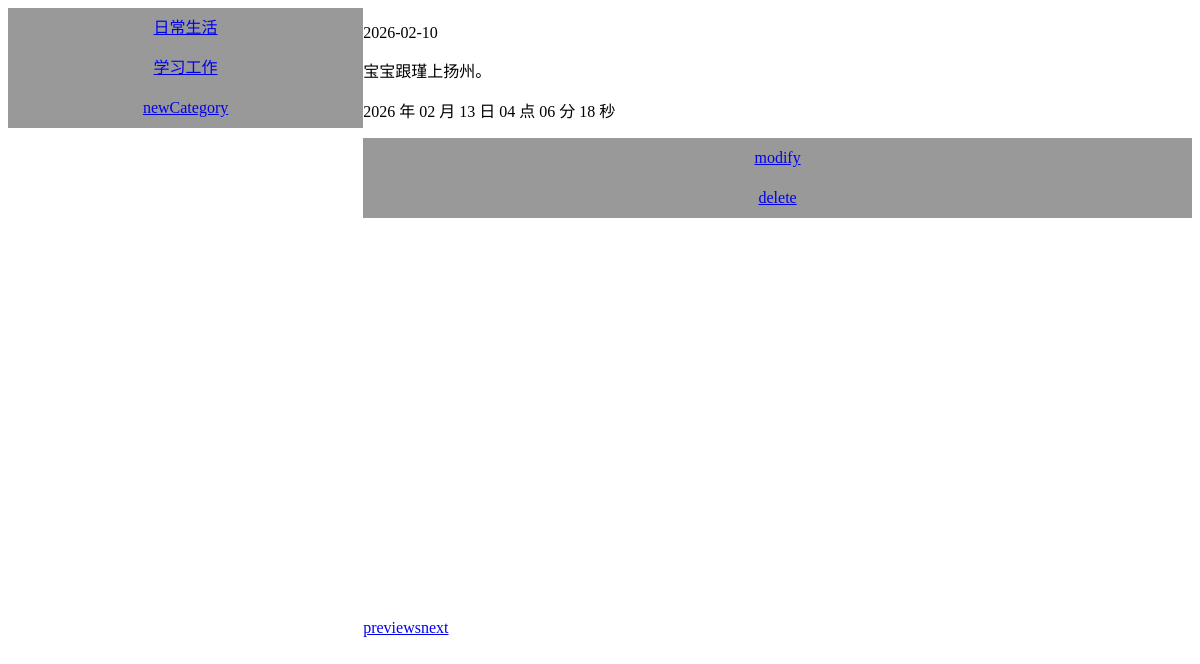
Screenshot of /detail.php?id=2 with the database file from the repository.
### tables this page shows
CREATE TABLE `category` (
  `id` int NOT NULL AUTO_INCREMENT,
  `name` varchar(45) DEFAULT NULL,
  PRIMARY KEY (`id`)
);

CREATE TABLE `blog` (
  `id` int NOT NULL AUTO_INCREMENT,
  `category` int DEFAULT NULL,
  `title` varchar(45) DEFAULT NULL,
  `content` tinytext,
  `date` varchar(45) DEFAULT NULL,
  PRIMARY KEY (`id`)
);

### detail.php (the view, shortened to what this page needs)
<!DOCTYPE html>
<html>
<head>
	<link rel="stylesheet" type="text/css" href="index.css">
</head>
<body>
	<div id="left">
		<?php
		require "common.php";
		?>
	</div>
	<div id="right">
		<?php
		$servername = 'localhost';
		$username = 'root';
		$password = '@Passw0rd';
		$dbname = 'blog';
		$id = $_GET["id"];
		$conn = new mysqli($servername, $username, $password, $dbname);
		$sql = 'SELECT * FROM blog WHERE id=' . $id;
		$result = $conn->query($sql);
		$row = $result->fetch_row();
		echo "<p>$row[2]</p><p>$row[3]</p><p>$row[4]</p><a href=blogBefore.php?id=" . $row[0] . ">modify</a><a href=delete.php?id=" . $row[0] . ">delete</a><br>";
		?>
	</div>
	<div id="nav">
		<?php
		$servername = 'localhost';
		$username = 'root';
		$password = '@Passw0rd';
		$dbname = 'blog';
		$id = $_GET["id"];
		$conn = new mysqli($servername, $username, $password, $dbname);
		if (!$_GET["category"]) {
			$sql = "SELECT * FROM category LIMIT 1;";
			$result = $conn->query($sql);
			$category = $result->fetch_row()[0];
		} else {
			$category = $_GET["category"];
		}
		$sql = 'SELECT * FROM blog WHERE category=' . $category . ' AND id < ' . $id . ' ORDER BY id DESC LIMIT 1';
		$result = $conn->query($sql);
		$row = $result->fetch_row();
		if ($row)
			echo "<a href='detail.php?id=" . $row[0] . "'>previews</a>";
		$sql = 'SELECT * FROM blog WHERE category=' . $category . ' AND id > ' . $id . ' ORDER BY id ASC LIMIT 1';
		$result = $conn->query($sql);
		$row = $result->fetch_row();
		if ($row)
			echo "<a href='detail.php?id=" . $row[0] . "'>next</a>";
		?>
	</div>
</body>
</html>

### common.php (shortened to what this page needs)
<?php
$servername = 'localhost';
$username = 'root';
$password = '@Passw0rd';
$dbname = 'blog';
$conn = new mysqli($servername, $username, $password, $dbname);
$sql = 'SELECT * FROM category';
$result = $conn->query($sql);
if ($result->num_rows > 0) {
	while ($row = $result->fetch_assoc()) {
		echo "<a href='index-1.php?category=" . $row["id"] . "'>" . $row["name"] . "</a>";
	}
} else {
	echo "0 结果";
}
echo "<a href='newCategory.php'>newCategory</a>";

### index.css (style rules this page uses)
#left { width: 30%; height: 800px; float: left; }
#right { width: 70%; height: 600px; float:left; }
#nav { width: 70%; height: 200px; }
#left a { float: left; width: 100%; height: 40px; line-height: 40px; text-align: center; background-color: #999999; }
#right a { float: left; width: 100%; height: 40px; line-height: 40px; text-align: center; background-color: #999999; }
#nav a { float: left; height: 40px; line-height: 40px; text-align: center; }

### rows the page displays
category: name "日常生活"
category: name "学习工作"
blog: title "2026-02-10", content "宝宝跟瑾上扬州。", date "2026 年 02 月 13 日 04 点 06 分 18 秒"
